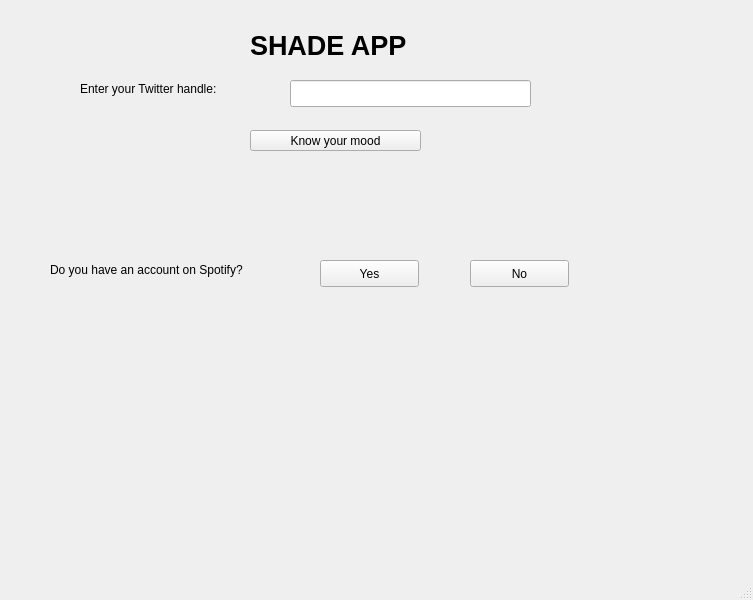
<?xml version="1.0" encoding="UTF-8"?>
<ui version="4.0">
 <class>MainWindow</class>
 <widget class="QMainWindow" name="MainWindow">
  <property name="geometry">
   <rect>
    <x>0</x>
    <y>0</y>
    <width>753</width>
    <height>600</height>
   </rect>
  </property>
  <property name="windowTitle">
   <string>SHADE APP</string>
  </property>
  <widget class="QWidget" name="centralwidget">
   <widget class="QLabel" name="label">
    <property name="geometry">
     <rect>
      <x>80</x>
      <y>80</y>
      <width>191</width>
      <height>17</height>
     </rect>
    </property>
    <property name="text">
     <string>Enter your Twitter handle:</string>
    </property>
   </widget>
   <widget class="QPushButton" name="Button">
    <property name="geometry">
     <rect>
      <x>250</x>
      <y>130</y>
      <width>171</width>
      <height>21</height>
     </rect>
    </property>
    <property name="text">
     <string>Know your mood</string>
    </property>
   </widget>
   <widget class="QLabel" name="label_2">
    <property name="geometry">
     <rect>
      <x>250</x>
      <y>20</y>
      <width>191</width>
      <height>51</height>
     </rect>
    </property>
    <property name="font">
     <font>
      <pointsize>20</pointsize>
      <weight>75</weight>
      <bold>true</bold>
     </font>
    </property>
    <property name="text">
     <string>SHADE APP</string>
    </property>
   </widget>
   <widget class="QLineEdit" name="twitter_name">
    <property name="geometry">
     <rect>
      <x>290</x>
      <y>80</y>
      <width>241</width>
      <height>27</height>
     </rect>
    </property>
   </widget>
   <widget class="QLabel" name="resultWindow">
    <property name="geometry">
     <rect>
      <x>90</x>
      <y>160</y>
      <width>491</width>
      <height>71</height>
     </rect>
    </property>
    <property name="text">
     <string/>
    </property>
   </widget>
   <widget class="QPushButton" name="YesButton">
    <property name="geometry">
     <rect>
      <x>320</x>
      <y>260</y>
      <width>99</width>
      <height>27</height>
     </rect>
    </property>
    <property name="text">
     <string>Yes</string>
    </property>
   </widget>
   <widget class="QPushButton" name="NoButton">
    <property name="geometry">
     <rect>
      <x>470</x>
      <y>260</y>
      <width>99</width>
      <height>27</height>
     </rect>
    </property>
    <property name="text">
     <string>No</string>
    </property>
   </widget>
   <widget class="QLabel" name="label_3">
    <property name="geometry">
     <rect>
      <x>50</x>
      <y>260</y>
      <width>251</width>
      <height>20</height>
     </rect>
    </property>
    <property name="text">
     <string>Do you have an account on Spotify?</string>
    </property>
   </widget>
   <widget class="QLabel" name="resultWindow2">
    <property name="geometry">
     <rect>
      <x>117</x>
      <y>360</y>
      <width>461</width>
      <height>191</height>
     </rect>
    </property>
    <property name="text">
     <string/>
    </property>
   </widget>
  </widget>
  <widget class="QMenuBar" name="menubar">
   <property name="geometry">
    <rect>
     <x>0</x>
     <y>0</y>
     <width>753</width>
     <height>25</height>
    </rect>
   </property>
  </widget>
  <widget class="QStatusBar" name="statusbar"/>
 </widget>
 <resources/>
 <connections/>
</ui>
